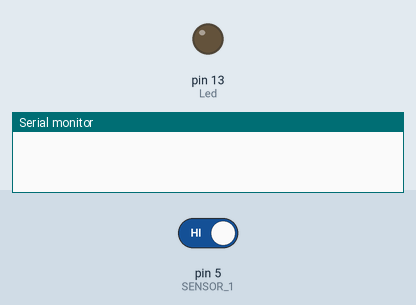
A sketch run on a simulated Arduino Uno, built with avr-gcc and run on an emulated ATmega328P. On the bench: output pins drawn as LEDs (lit = HIGH), the last lines printed to the serial monitor. The test bench sets the inputs (shaded band); at power-on: pin 5 (SENSOR_1) HIGH.

Above: at 1.2 s.
1.3 s: pin 5 (SENSOR_1) driven LOW
At 2.3 s:
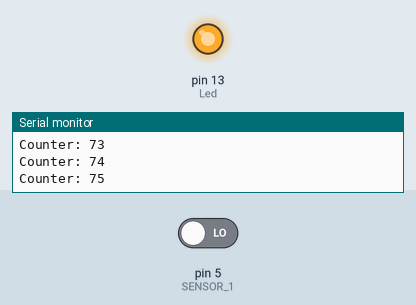
2.8 s: pin 5 (SENSOR_1) driven HIGH
At 4.2 s:
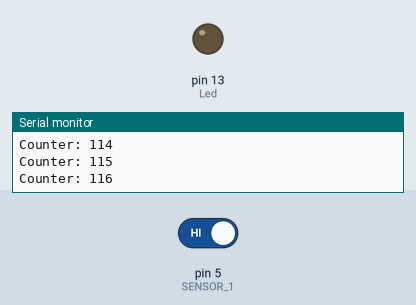
Timing chart, 0 to 5.8 s (numbered marks = the images above; inputs shaded):
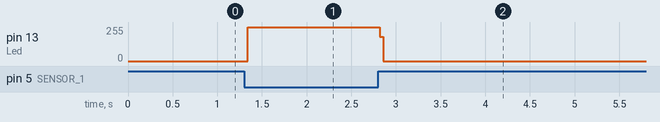

Measured:
- after the input at 1.3 s, pin 13 (Led): 0/255 → 253/255 at once
- after the input at 2.8 s, pin 13 (Led): 253/255 → 0/255 at once

The sketch:

KY003_HallSensor.ino
```cpp
/*
KY-003 Hall magnetic switch
*/

int Led = 13 ; // define LED Interface
int SENSOR_1 = 5 ; // define the Hall magnetic sensor interface
int SENSOR_2 = 10 ; // define the Hall magnetic sensor interface
int val1 ; // define numeric variables val
int val2 ; // define numeric variables val
int counter = 0 ; // define numeric variables val

void setup ()
{
  pinMode (Led, OUTPUT) ;    // define LED as output interface
  pinMode (SENSOR_1, INPUT) ;  // define the Hall magnetic sensor line as input
  pinMode (SENSOR_2, INPUT) ;  // define the Hall magnetic sensor line as input
  Serial.begin(9600);           // set up Serial library at 9600 bps
}

void loop ()
{
  val1 = digitalRead (SENSOR_1) ; // read sensor line
  if (val1 == LOW) // when the Hall sensor detects a magnetic field, Arduino LED lights up
  {
    digitalWrite (Led, HIGH);
    counter = counter + 1;
    String message = "Counter: ";
    Serial.println(message + counter) ;
  }

//  val2 = digitalRead (SENSOR_2) ; // read sensor line
//  if (val2 == LOW) // when the Hall sensor detects a magnetic field, Arduino LED lights up
  {
    digitalWrite (Led, LOW);
    //counter = counter + 1;
    String message = "Counter: ";
    //Serial.println(message + counter) ;
  }
}
```
